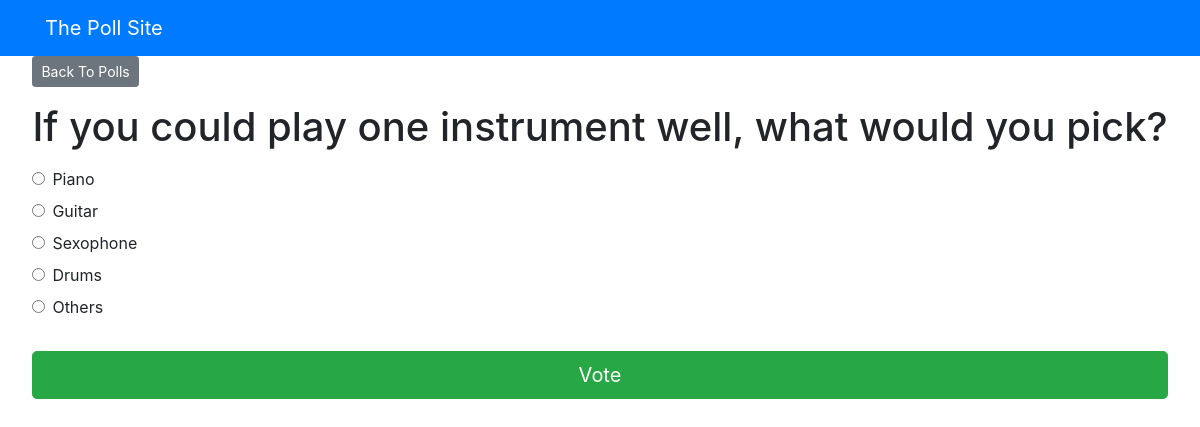
The app's page /polls/2/ with its own data.
### polls/models.py (models this page shows, shortened)
class Question(models.Model):
    question_text=models.CharField(max_length=200)
    pub_date=models.DateTimeField("date published")

class Choice(models.Model):
    question=models.ForeignKey(Question,on_delete=models.CASCADE)
    choice_text=models.CharField(max_length=200)
    votes=models.IntegerField(default=0)

### polls/views.py (the view)
# urls.py: path("<int:pk>/", views.DetailView.as_view(), name="detail"),
class DetailView(generic.DetailView):
    model = Question
    template_name = "polls/detail.html"
    def get_queryset(self):
        return Question.objects.filter(pub_date__lte=timezone.now())

### templates/polls/detail.html (shortened to what this page needs)
{% extends 'base.html' %}
{% block content %}
<a class ="btn btn-secondary btn-sm mb-3" href ="{% url 'polls:index' %}">Back To Polls</a>
<h1 class ="text-center mb-3">{{ question.question_text }}</h1>
<form action ="{% url 'polls:vote' question.id %}" method ="post">
	{% for choice in question.choice_set.all %}
	<div class ="form-check">
		<input type ="radio" name ="choice" class ="form-check-input" id ="choice{{ forloop.counter }}"
			value ="{{ choice.id }}" />
		<label for ="choice{{ forloop.counter }}">{{ choice.choice_text }}</label>
	</div>
	{% endfor %}
	<input type ="submit" value ="Vote" class ="btn btn-success btn-lg btn-block mt-4" />
</form>
{% endblock %}

### records on screen
Question: question_text "If you could play one instrument well, what would you pick?"
Choice: choice_text "Piano"
Choice: choice_text "Guitar"
Choice: choice_text "Sexophone"
Choice: choice_text "Drums"
Choice: choice_text "Others"
